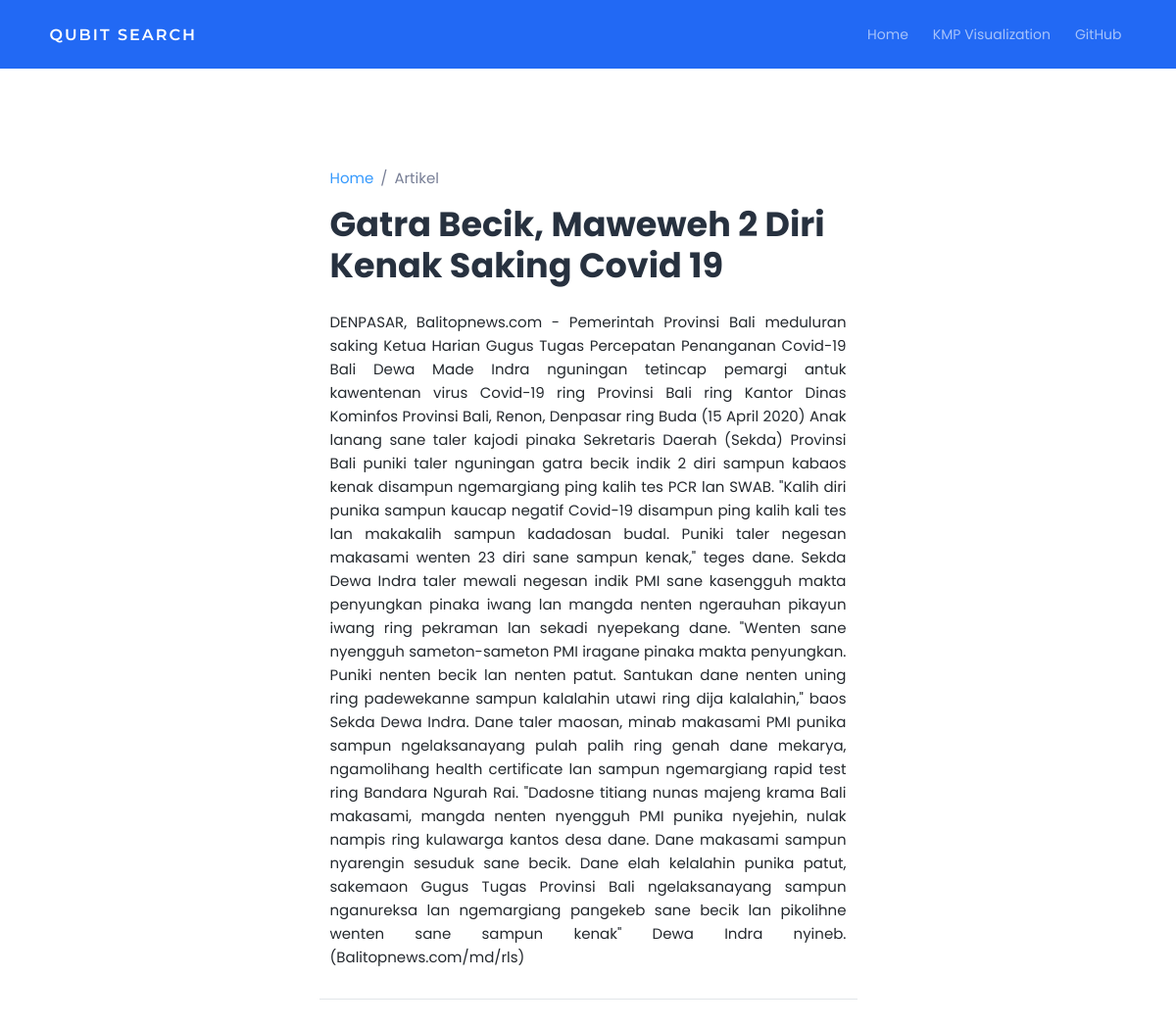
The page /dokumen/index.php?id=2 on the database its author committed.
### tables this page shows
CREATE TABLE `dokumen` (
  `id` int(255) NOT NULL,
  `judul` varchar(255) NOT NULL,
  `isi` text NOT NULL
);

### dokumen/index.php (the view, shortened to what this page needs)
<?php
include '../src/conn.php';
$id = $_GET['id'];
$query = "SELECT judul, isi FROM dokumen WHERE id='$id'";
$result = mysqli_query($db, $query);
if (mysqli_num_rows($result) == 0) {
    echo "<script>
    window.location.href='../';
    </script>";
  } else {
    $article = mysqli_fetch_assoc($result);
  }
?>
<!DOCTYPE html>
<html lang="en">
<head>
    <link href="../assets/plugins/bootstrap/css/bootstrap.min.css" rel="stylesheet">
    <link href="../assets/plugins/perfectscroll/perfect-scrollbar.css" rel="stylesheet">
    <link href="../assets/plugins/pace/pace.css" rel="stylesheet">
    <link href="../assets/css/main.min.css" rel="stylesheet">
    <link href="../assets/css/horizontal-menu/horizontal-menu.css" rel="stylesheet">
    <link href="../assets/css/custom.css" rel="stylesheet">
</head>
<body>
    <div class="app horizontal-menu align-content-stretch d-flex flex-wrap">
        <div class="app-container">
            <div class="app-header">
                <nav class="navbar navbar-light navbar-expand-lg container">
                    <div class="container-fluid">
                        <div class="navbar-nav" id="navbarNav">
                            <div class="logo">
                                <a href="../">QUBIT SEARCH</a>
                            </div>
                        </div>
                        <div class="d-flex">
                            <ul class="navbar-nav">
                                <li class="nav-item hidden-on-mobile">
                                    <a href="../" class="nav-link">Home</a>
                                </li>
                                <li class="nav-item hidden-on-mobile">
                                    <a href="https://cmps-people.ok.ubc.ca/ylucet/DS/KnuthMorrisPratt.html" target="_blank" class="nav-link">KMP Visualization</a>
                                </li>
                                <li class="nav-item hidden-on-mobile">
                                    <a href="https://github.com/gungkrisna/kmp-article-search" target="_blank" class="nav-link">GitHub</a>
                                </li>
                            </ul>
                        </div>
                    </div>
                </nav>
            </div>
            <div class="app-content">
                <div class="content-wrapper">
                    <div class="container">
                    <div class="row">
                        <div class="col-md-6 offset-md-3 mt-3">
                            <div class="page-description">
                                <nav aria-label="breadcrumb">
                                    <ol class="breadcrumb">
                                        <li class="breadcrumb-item"><a href="../">Home</a></li>
                                        <li class="breadcrumb-item active" aria-current="page">Artikel</li>
                                    </ol>
                                </nav>
                                <h1><?= $article['judul']; ?></h1>
                                <span style="text-align:justify;"><?= $article['isi']; ?></span>
                            </div>
                        </div>
                    </div>
                </div>
            </div>
        </div>
    </div>
</body>
</html>

### assets/css/horizontal-menu/horizontal-menu.css (style rules this page uses)
body { background: #fff; }
.horizontal-menu .app-container { margin-left: 0; width: 100%!important; padding: 0 0 30px 0; }
.horizontal-menu .app-header { width: 100%; left: 0; right: 0; top: 0; background-color: #2269f4; z-index: 10010; }
.horizontal-menu .app-header .logo a { font-size: 16px; text-decoration: none; color: #fff; text-transform: uppercase; font-family: 'Montserrat', sans-serif; font-weight: 600; letter-spacing: 2px; vertical-align: middle; line-height: 45px; margin-right: 30px; padding: 0 10px; }
.horizontal-menu .app-header .navbar { border-radius: 0; box-shadow: none; background: none; padding: 0; }
.horizontal-menu .app-header .navbar .navbar-nav { flex-direction: row!important; }
.horizontal-menu .app-header .navbar .navbar-nav > li > a { color: rgba(255,255,255,.6); }
.horizontal-menu .app-header::before { display: none; }
.horizontal-menu .app-content { margin-top: 126px; }
.horizontal-menu .app-content .page-description { padding-left: 11px; padding-right: 11px; border-bottom-color: #E2E6E9; }

### rows shown on the page
dokumen: judul "Gatra Becik, Maweweh 2 Diri Kenak Saking Covid 19", isi "DENPASAR, Balitopnews.com - Pemerintah Provinsi Bali meduluran saking Ketua Harian Gugus Tugas Percepatan Penanganan Covid-19 Bali Dewa Made Indra nguningan tetincap pemargi antuk kawentenan virus Covid-19 ring Provinsi Bali ring Kantor Dinas Kominfos Provinsi Bali, Renon, Denpasar ring Buda (15 April 2020) Anak lanang sane taler kajodi pinaka Sekretaris Daerah (Sekda) Provinsi Bali puniki taler nguningan gatra becik indik 2 diri sampun kabaos kenak disampun ngemargiang ping kalih tes PCR lan SWAB. \"Kalih diri punika sampun kaucap negatif Covid-19 disampun ping kalih kali tes lan makakalih sampun kadadosan budal. Puniki taler negesan makasami wenten 23 diri sane sampun kenak,\" teges dane.…"
